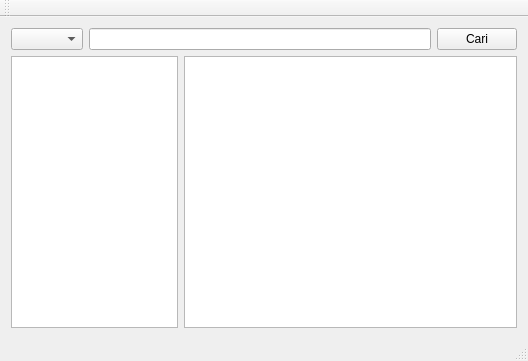
<?xml version="1.0" encoding="UTF-8"?>
<ui version="4.0">
 <class>MainWindow</class>
 <widget class="QMainWindow" name="MainWindow">
  <property name="geometry">
   <rect>
    <x>0</x>
    <y>0</y>
    <width>528</width>
    <height>361</height>
   </rect>
  </property>
  <property name="sizePolicy">
   <sizepolicy hsizetype="Preferred" vsizetype="Preferred">
    <horstretch>1</horstretch>
    <verstretch>0</verstretch>
   </sizepolicy>
  </property>
  <property name="windowTitle">
   <string>Kamus Besar Bahasa Indonesia</string>
  </property>
  <property name="windowIcon">
   <iconset resource="resource.qrc">
    <normaloff>:/kbbi-qt.png</normaloff>:/kbbi-qt.png</iconset>
  </property>
  <widget class="QWidget" name="centralWidget">
   <layout class="QVBoxLayout" name="verticalLayout">
    <item>
     <layout class="QHBoxLayout" name="horizontalLayout">
      <item>
       <widget class="QComboBox" name="comboBox"/>
      </item>
      <item>
       <widget class="QLineEdit" name="lineEdit"/>
      </item>
      <item>
       <widget class="QPushButton" name="pushButton">
        <property name="text">
         <string>Cari</string>
        </property>
       </widget>
      </item>
     </layout>
    </item>
    <item>
     <layout class="QHBoxLayout" name="horizontalLayout_2">
      <item>
       <widget class="QListWidget" name="listResult">
        <property name="sizePolicy">
         <sizepolicy hsizetype="Expanding" vsizetype="Expanding">
          <horstretch>1</horstretch>
          <verstretch>0</verstretch>
         </sizepolicy>
        </property>
       </widget>
      </item>
      <item>
       <widget class="QTextEdit" name="detailResult">
        <property name="sizePolicy">
         <sizepolicy hsizetype="Expanding" vsizetype="Expanding">
          <horstretch>2</horstretch>
          <verstretch>0</verstretch>
         </sizepolicy>
        </property>
        <property name="sizeIncrement">
         <size>
          <width>0</width>
          <height>0</height>
         </size>
        </property>
       </widget>
      </item>
     </layout>
    </item>
   </layout>
  </widget>
  <widget class="QMenuBar" name="menuBar">
   <property name="geometry">
    <rect>
     <x>0</x>
     <y>0</y>
     <width>528</width>
     <height>23</height>
    </rect>
   </property>
  </widget>
  <widget class="QToolBar" name="mainToolBar">
   <attribute name="toolBarArea">
    <enum>TopToolBarArea</enum>
   </attribute>
   <attribute name="toolBarBreak">
    <bool>false</bool>
   </attribute>
  </widget>
  <widget class="QStatusBar" name="statusBar"/>
 </widget>
 <layoutdefault spacing="6" margin="11"/>
 <resources>
  <include location="resource.qrc"/>
 </resources>
 <connections/>
</ui>
